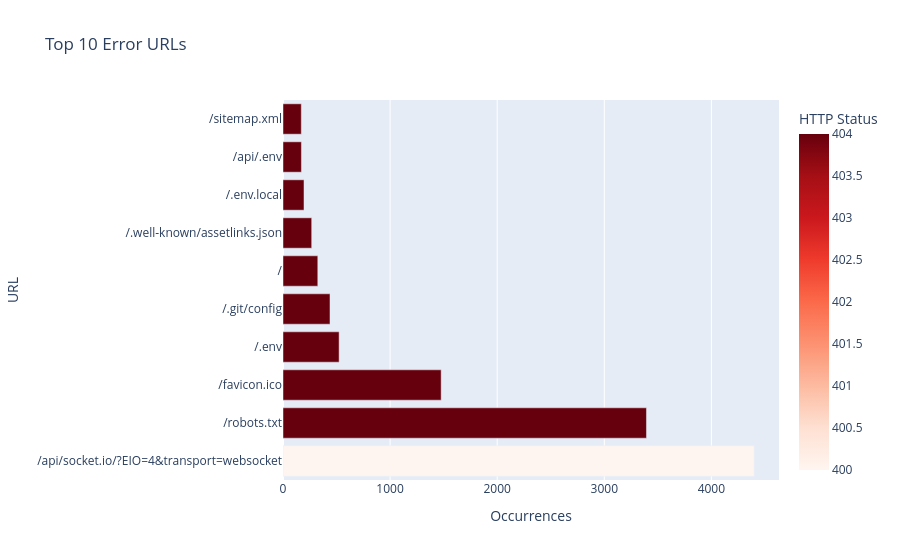

Notebook source saved alongside this figure:
### Markdown cell above
### 8g  Top error pages

### Code cell
errors = (
    df[df['status'] >= 400]
    .groupby(['url', 'status'])
    .size()
    .reset_index(name='count')
    .sort_values('count', ascending=False)
    .head(10)
)

fig = px.bar(
    errors, x='count', y='url', color='status',
    orientation='h',
    title='Top 10 Error URLs',
    labels={'count': 'Occurrences', 'url': 'URL', 'status': 'HTTP Status'},
    color_continuous_scale='Reds',
)
fig.show()

### Figure 1 — Plotly figure (JSON) as saved in the notebook; plotly's stock layout.template omitted (floating-point values rounded to 4 significant figures)
{"data": [{"hovertemplate": "Occurrences=%{x}<br>URL=%{y}<br>HTTP Status=%{marker.color}<extra></extra>", "legendgroup": "", "marker": {"color": [400, 404, 404, 404, 404, 404, 404, 404, 404, 404], "coloraxis": "coloraxis", "pattern": {"shape": ""}}, "name": "", "orientation": "h", "showlegend": false, "textposition": "auto", "type": "bar", "x": [4400, 3394, 1477, 524, 439, 325, 268, 196, 172, 171], "xaxis": "x", "y": ["/api/socket.io/?EIO=4&transport=websocket", "/robots.txt", "/favicon.ico", "/.env", "/.git/config", "/", "/.well-known/assetlinks.json", "/.env.local", "/api/.env", "/sitemap.xml"], "yaxis": "y"}], "layout": {"barmode": "relative", "coloraxis": {"colorbar": {"title": {"text": "HTTP Status"}}, "colorscale": [[0, "rgb(255,245,240)"], [0.125, "rgb(254,224,210)"], [0.25, "rgb(252,187,161)"], [0.375, "rgb(252,146,114)"], [0.5, "rgb(251,106,74)"], [0.625, "rgb(239,59,44)"], [0.75, "rgb(203,24,29)"], [0.875, "rgb(165,15,21)"], [1, "rgb(103,0,13)"]]}, "legend": {"tracegroupgap": 0}, "title": {"text": "Top 10 Error URLs"}, "xaxis": {"anchor": "y", "domain": [0, 1], "title": {"text": "Occurrences"}}, "yaxis": {"anchor": "x", "domain": [0, 1], "title": {"text": "URL"}}}}
